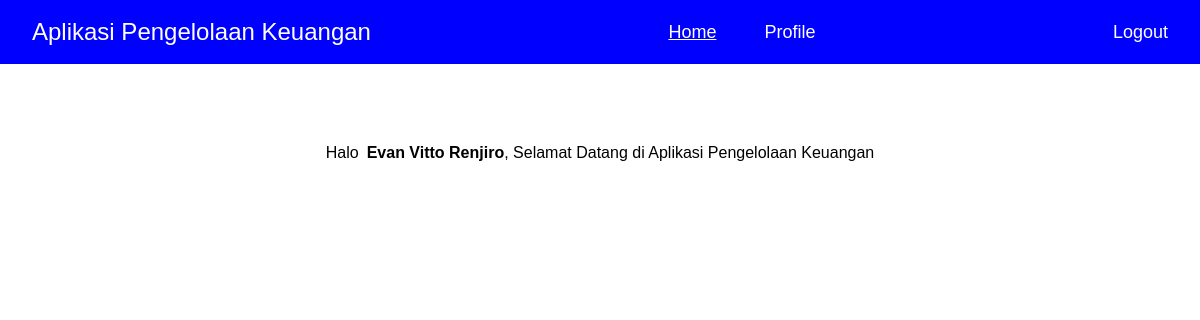
The page /home.php (signed in) on the database its author committed.
### tables this page shows
CREATE TABLE `user` (
  `nik` char(16) DEFAULT NULL,
  `namaDepan` varchar(32) DEFAULT NULL,
  `namaTengah` varchar(32) DEFAULT NULL,
  `namaBelakang` varchar(32) DEFAULT NULL,
  `tempatLahir` varchar(32) DEFAULT NULL,
  `tanggalLahir` date DEFAULT NULL,
  `wargaNegara` varchar(32) DEFAULT NULL,
  `email` varchar(32) DEFAULT NULL,
  `noHp` varchar(16) DEFAULT NULL,
  `alamat` text DEFAULT NULL,
  `kodePos` int(5) DEFAULT NULL,
  `fotoProfil` varchar(128) DEFAULT NULL,
  `username` varchar(32) NOT NULL,
  `password` varchar(32) DEFAULT NULL
);

### home.php (the view, shortened to what this page needs)
<?php
    include("config.php");
    $str_query = "select * from user where username = '".$_SESSION['accountKey']."'";
    $query = mysqli_query($connection, $str_query);
    $row = mysqli_fetch_array($query);
?>
<!DOCTYPE html>
<html lang="en">
<head>
    <link rel="stylesheet" href="style.css">
</head>
<body>
    <div class="navbar">
        <div class="appName">
            Aplikasi Pengelolaan Keuangan
        </div>
        <div class="direct">
            <div class="home">
                <a href="home.php">Home</a>
            </div>
            <div class="profileDirect">
            <a href="profile.php">Profile</a>
            </div>
        </div>
        <div class="logout">
            <a href="logout.php">Logout</a>
        </div>
    </div>
    <div class="homeMain">
        <div class="halo"><p>Halo</p></div>
        <b>
            <?php
                echo $row['namaDepan']." ".$row['namaTengah']." ".$row['namaBelakang'];
            ?>
        </b>
        <p>, Selamat Datang di Aplikasi Pengelolaan Keuangan</p>
    </div>
</body>
</html>

### style.css (style rules this page uses)
* { margin: 0; padding: 0; }
body { font-family: sans-serif; }
.navbar { background-color: blue; height: 4rem; display: flex; flex-direction: row; justify-content: space-between; vertical-align:middle; align-items: center; text-align: center; }
.direct { display: flex; flex-direction: row; color: white; }
.appName { margin-left: 2rem; color: white; font-size: 24px; }
.home a { color: white; font-size: 18px; }
.profileDirect a { color: white; text-decoration: none; padding-left: 3rem; font-size: 18px; }
.logout a { color: white; text-decoration: none; padding-right: 2rem; font-size: 18px; }
.homeMain { display: flex; flex-direction: row; margin-top: 5rem; margin-left: auto; margin-right: auto; text-align: center; justify-content: center; }
.halo { padding-right: 0.5rem; }

### rows shown on the page
user: namaDepan "Evan", namaTengah "Vitto", namaBelakang "Renjiro"
